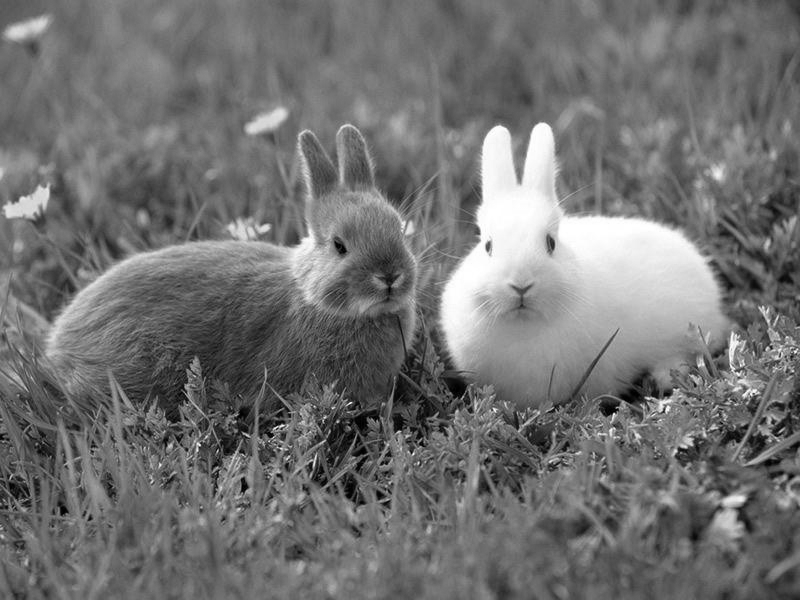
#> input picture 练习/image.png, 800 x 600 px
$ python '练习16-4 仿射变换 综合.py'
#> lines starting #> are read from the running program, lines starting #| are printed output that depends on the picture
# -*- 练习16-4 -*-
"""
功能：缩小-平移-旋转
作者：fenghuohuo
日期：2021年6月21日
"""

import numpy as np
import cv2
import sys
import math

#主函数


image = cv2.imread('image.png',cv2.IMREAD_GRAYSCALE)
#> image is the input picture: shape (600, 800); min 0, max 255, mean 113.5
cv2.imwrite("image.png",image,[int(cv2.IMWRITE_EXR_COMPRESSION),9])
'''使用函数cv2.imwrite(file，img，num)保存一个图像。第一个参数
        是要保存的文件名，第二个参数是要保存的图像。可选的第三个
        参数，它针对特定的格式：对于JPEG，其表示的是图像的质量，
        用0 - 100的整数表示，默认95;对于png ,第三个参数表示的是压缩
        级别。默认为3.
         cv2.imwrite('1.png',img, [int( cv2.IMWRITE_JPEG_QUALITY), 95])
         cv2.imwrite('1.png',img, [int(cv2.IMWRITE_PNG_COMPRESSION), 9])
    '''#cv2.imwrite用法
#原图高、宽
h , w = image.shape[ : 2]
#> h = 600; w = 800
#仿射变换矩阵，缩小2倍
A1 = np.array([[0.5,0,0],[0,0.5,0]],np.float32)
d1 = cv2.warpAffine(image,A1,(w , h),borderValue=125)
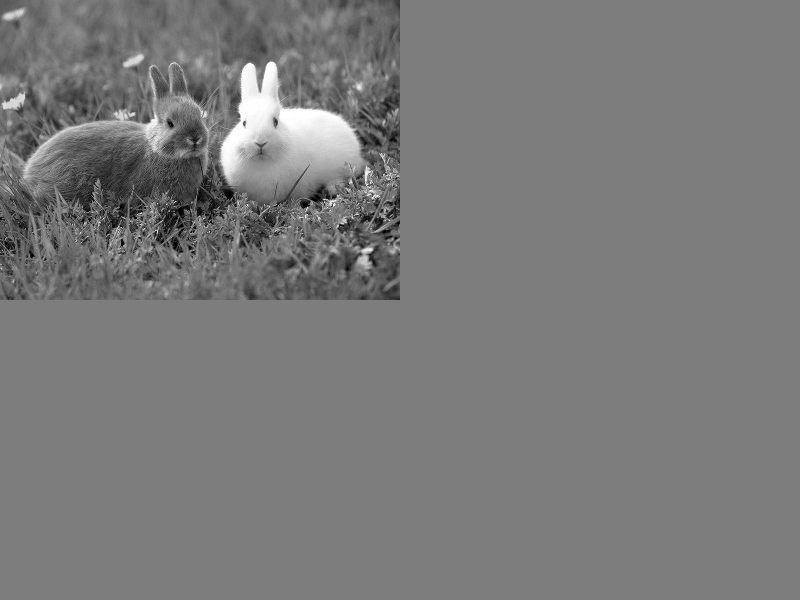
#> d1: shape (600, 800); min 0, max 255, mean 122.1
'''
    cv2.warpAffine()函数主要是利用变换矩阵M对图像进行如旋转、仿射、平移等变换
    cv2.warpAffine(src, M, dsize,dst,flags,borderMode,borderValue) → dst
    src	    输入图像
    M	    变换矩阵，一般反映平移或旋转的关系，为InputArray类型的2×3变换矩阵。
    dsize	输出图像的大小
    flags	插值方法的组合（int 类型）
    borderMode	边界像素模式（int 类型）
    borderValue	边界填充值; 默认情况下，它为0，也就是边界填充默认是黑色。
    其中flags表示插值方式，有以下取值

    flags取值	含义
    cv2.INTER_LINEAR	线性插值(默认)
    cv2.INTER_NEAREST	最近邻插值
    cv2.INTER_AREA	区域插值
    cv2.INTER_CUBIC	三次样条插值
    cv2.INTER_LANCZOS4	Lanczos插值
'''#cv2.warpAffine 用法

#先缩小2倍，再平移
A2 = np.array([[0.5,0,w/4],[0,0.5,h/4]],np.float32)
#> A2 = [[0.5, 0, 200], [0, 0.5, 150]]
d2 = cv2.warpAffine(image,A2,(w , h),borderValue=125)
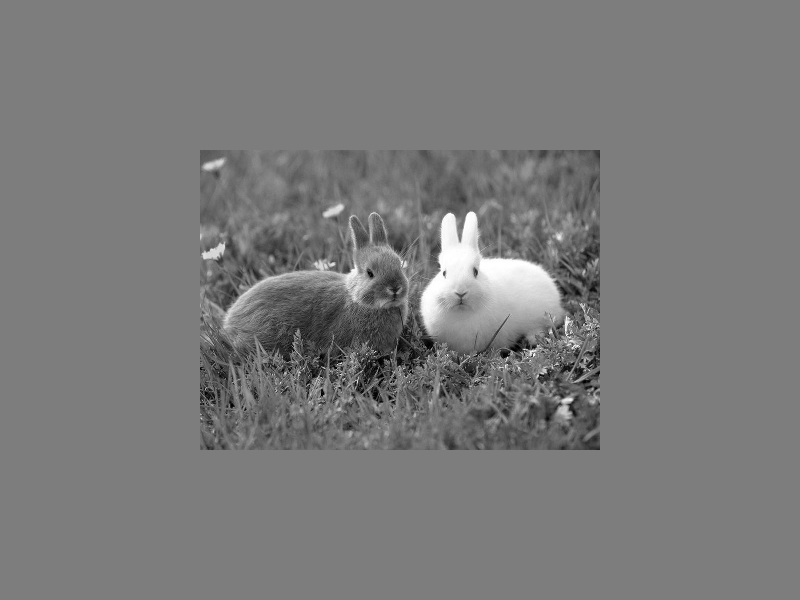
#> d2: shape (600, 800); min 0, max 255, mean 122.1

#在d2的基础上，绕图像中心点旋转
A3 = cv2.getRotationMatrix2D((w/2.0, h/2.0) , 30 , 1 )
        #第一个参数旋转中心，第二个参数旋转角度，第三个参数：缩放比例
d3 = cv2.warpAffine(d2,A3,( w , h ),borderValue=125)
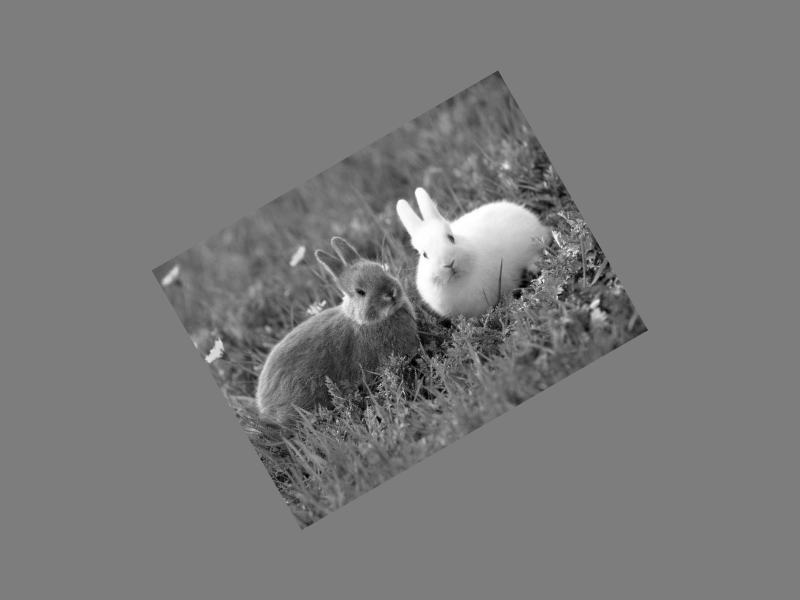
#> d3: shape (600, 800); min 1, max 255, mean 122.1
'''
cv2.rotate（image，cv2.ROTATE_90_COUNTERCLOCKWISE）图像旋转
ROTATE_90_COUNTERCLOCKWISE  顺时针270°
ROTATE_90_CLOCKWISE         顺时针90°
ROTATE_180                  顺时针180°
'''#旋转函数rotate

cv2.imshow("image",image)
cv2.imshow("d1",d1)
cv2.imshow("d2",d2)
cv2.imshow("d3",d3)
cv2.waitKey(0)
cv2.destroyAllWindows()

$ run again, with 练习/circle_1.png copied over 练习/image.png
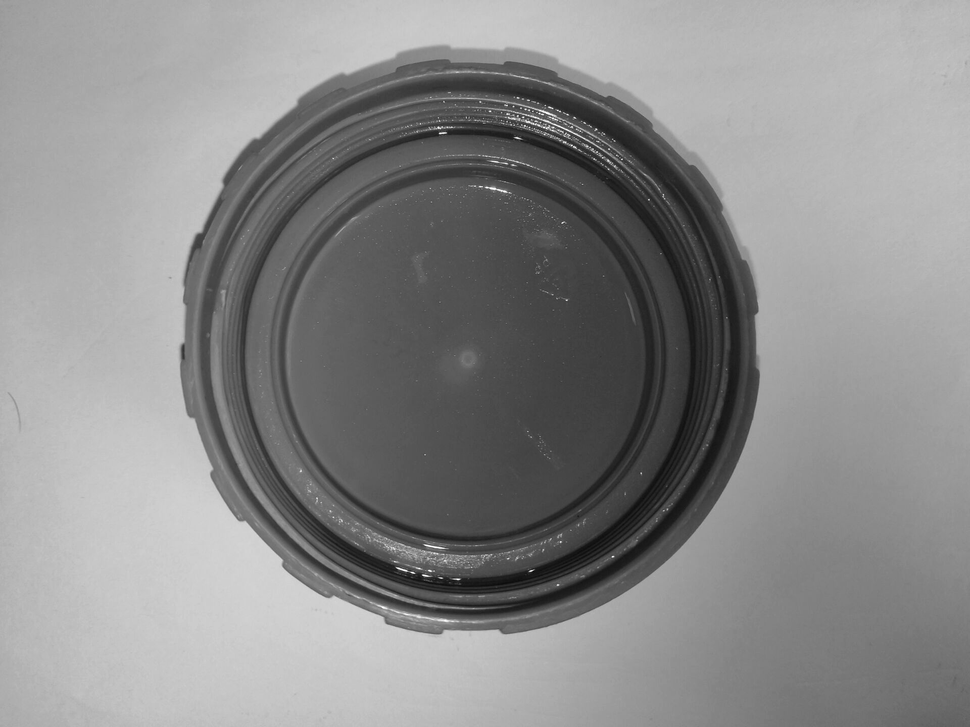
#> input picture 练习/circle_1.png, 970 x 727 px, shrunk from 1920 x 1440 before the run
#> image is the input picture: shape (727, 970); min 2, max 255, mean 137.9
#> `d1 = cv2.warpAffine(image,A1,(w , h),borderValue=125)`:
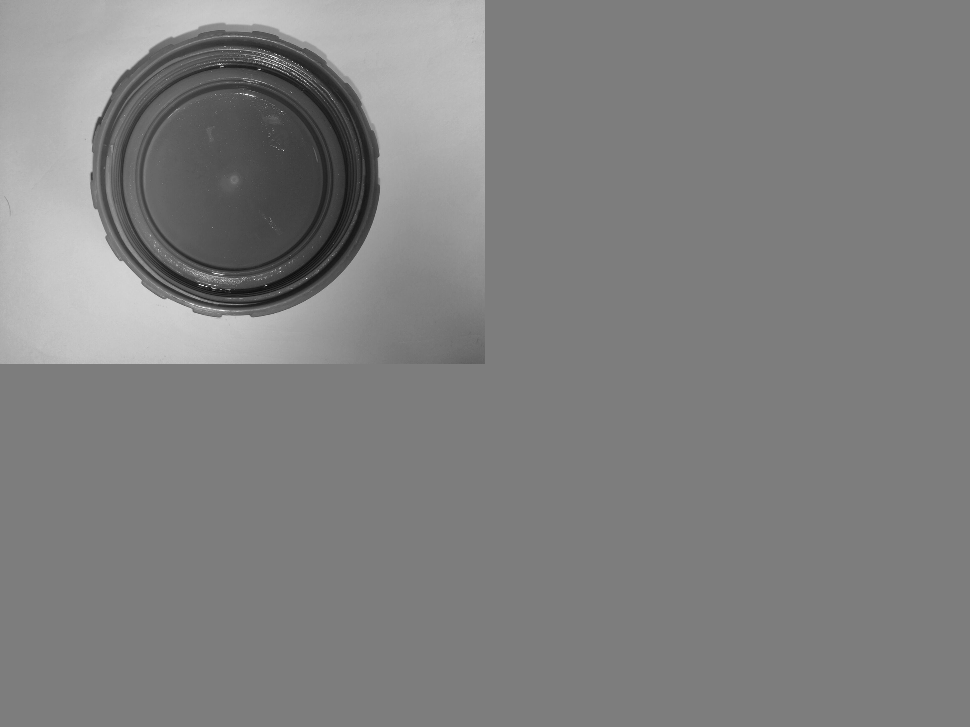
#> d1: shape (727, 970); min 11, max 255, mean 128.2
#> `d3 = cv2.warpAffine(d2,A3,( w , h ),borderValue=125)`:
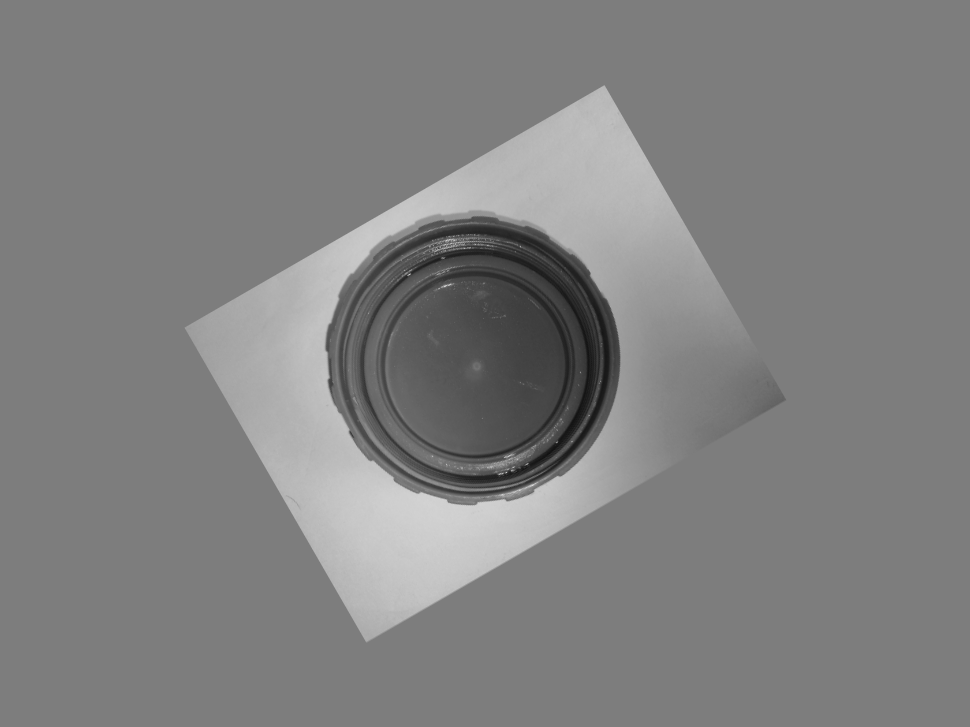
#> d3: shape (727, 970); min 16, max 218, mean 128.3
